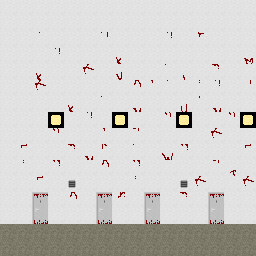

A 2D game scene composited from a Tiled map and its tileset images. What follows is a short description and the map's XML, with every tile layer's data as written:
An orthogonal 16x16 tile map with 16x16 px tiles, 2 tile layers (Tile Layer 1, Tile Layer 2), 4 tilesets.

<map version="1.9" tiledversion="1.9.2" orientation="orthogonal" renderorder="right-down" width="16" height="16" tilewidth="16" tileheight="16" infinite="0" nextlayerid="3" nextobjectid="1">
 <tileset firstgid="1" name="Main" tilewidth="16" tileheight="16" tilecount="1850" columns="50">
  <image source="horror_sidescroller_assets/tileset.png" width="800" height="600" />
 </tileset>
 <tileset firstgid="1851" name="Door" tilewidth="16" tileheight="16" tilecount="2" columns="1">
  <image source="horror_sidescroller_assets/standalone_assets/door_wooden.png" width="18" height="32" />
 </tileset>
 <tileset firstgid="1853" name="Obj" tilewidth="16" tileheight="16" tilecount="2" columns="1">
  <image source="horror_sidescroller_assets/standalone_assets/closet.png" width="23" height="37" />
 </tileset>
 <tileset firstgid="1855" name="Door1" tilewidth="16" tileheight="16" tilecount="2" columns="1">
  <image source="horror_sidescroller_assets/standalone_assets/door_bloody.png" width="18" height="32" />
 </tileset>
 <layer id="1" name="Tile Layer 1" width="16" height="16">
  <data encoding="csv">
3,3,3,3,3,3,3,3,3,3,3,3,3,3,3,3,
3,3,3,3,3,3,3,3,3,3,3,3,3,3,3,3,
3,3,3,3,3,3,3,3,3,3,3,3,3,3,3,3,
3,3,3,3,3,3,3,3,3,3,3,3,3,3,3,3,
3,3,3,3,3,3,3,3,3,3,3,3,3,3,3,3,
3,3,3,3,3,3,3,3,3,3,3,3,3,3,3,3,
3,3,3,3,3,3,3,3,3,3,3,3,3,3,3,3,
3,3,3,103,3,3,3,103,3,3,3,103,3,3,3,103,
3,3,3,3,3,3,3,3,3,3,3,3,3,3,3,3,
3,3,3,3,3,3,3,3,3,3,3,3,3,3,3,3,
3,3,3,3,3,3,3,3,3,3,3,3,3,3,3,3,
3,3,3,3,3,3,3,3,3,3,3,3,3,3,3,3,
3,3,3,3,3,3,3,3,3,3,3,3,3,3,3,3,
1,1,1,1,1,1,1,1,1,1,1,1,1,1,1,1,
1,1,1,1,1,1,1,1,1,1,1,1,1,1,1,1,
1,1,1,1,1,1,1,1,1,1,1,1,1,1,1,1
</data>
 </layer>
 <layer id="2" name="Tile Layer 2" width="16" height="16">
  <data encoding="csv">
0,0,0,0,0,0,0,0,0,0,0,0,0,0,0,0,
0,0,0,0,0,0,0,0,0,0,0,0,0,0,0,0,
0,0,62,0,0,0,74,0,0,0,69,0,68,0,0,0,
0,0,0,69,0,0,0,17,0,0,0,0,0,0,0,19,
0,0,17,0,0,82,3,28,0,0,57,15,0,73,0,0,
0,0,82,0,0,3,3,3,80,78,62,0,59,69,0,63,
0,0,0,0,17,0,57,0,31,3,3,27,60,31,0,0,
0,0,0,103,0,69,0,103,0,0,64,103,0,0,64,103,
0,0,0,64,0,0,78,0,61,0,0,0,0,82,0,0,
0,75,0,0,73,31,67,0,57,0,29,79,0,3,3,75,
0,59,3,79,0,0,80,0,79,0,0,0,0,61,16,3,
0,0,75,0,51,0,3,0,59,3,0,51,82,3,3,82,
0,0,1855,0,80,0,1855,81,0,1855,0,73,0,1855,3,0,
3,3,1856,3,3,3,1856,3,3,1856,3,3,3,1856,3,3,
0,0,0,0,0,0,0,0,0,0,0,0,0,0,0,0,
0,0,0,0,0,0,0,0,0,0,0,0,0,0,0,0
</data>
 </layer>
</map>
